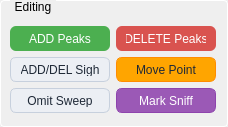
             <widget class="QGroupBox" name="groupBox_5">
              <property name="minimumSize">
               <size>
                <width>228</width>
                <height>127</height>
               </size>
              </property>
              <property name="maximumSize">
               <size>
                <width>228</width>
                <height>127</height>
               </size>
              </property>
              <property name="styleSheet">
               <string notr="true">QGroupBox {
            border: 1px solid #ffffff;
            border-radius: 4px;
            margin-top: 0.5em;
            padding-top: 0.5em;
        }

        QGroupBox::title {
            subcontrol-origin: margin;
            left: 10px;
            padding: 0 3px 0 3px;
        }</string>
              </property>
              <property name="title">
               <string>Editing</string>
              </property>
              <widget class="QWidget" name="">
               <property name="geometry">
                <rect>
                 <x>10</x>
                 <y>26</y>
                 <width>208</width>
                 <height>89</height>
                </rect>
               </property>
               <layout class="QGridLayout" name="gridLayout_2">
                <item row="2" column="0">
                 <widget class="QPushButton" name="OmitSweepButton">
                  <property name="minimumSize">
                   <size>
                    <width>100</width>
                    <height>25</height>
                   </size>
                  </property>
                  <property name="maximumSize">
                   <size>
                    <width>100</width>
                    <height>25</height>
                   </size>
                  </property>
                  <property name="toolTip">
                   <string>Exclude the current sweep from analysis</string>
                  </property>
                  <property name="styleSheet">
                   <string notr="true">QPushButton {
    background-color: #ECEFF4;   /* light gray */
    color: #1F2937;              /* dark text */
    border: 1px solid #C7D0DD;   /* subtle border */
    border-radius: 6px;
    padding: 5px 10px;
}

/* Hover state */
QPushButton:hover {
    background-color: #E2E8F0;   /* slightly darker gray */
}

/* Pressed/clicked state */
QPushButton:pressed {
    background-color: #CBD5E1;   /* darker gray */
}
</string>
                  </property>
                  <property name="text">
                   <string>Omit Sweep</string>
                  </property>
                  <property name="startHidden" stdset="0">
                   <bool>false</bool>
                  </property>
                 </widget>
                </item>
                <item row="0" column="1">
                 <widget class="QPushButton" name="deletePeaksButton">
                  <property name="minimumSize">
                   <size>
                    <width>100</width>
                    <height>25</height>
                   </size>
                  </property>
                  <property name="maximumSize">
                   <size>
                    <width>100</width>
                    <height>25</height>
                   </size>
                  </property>
                  <property name="toolTip">
                   <string>Manually delete peaks by clicking near them</string>
                  </property>
                  <property name="styleSheet">
                   <string notr="true">QPushButton {
    background-color: #d9534f;   /* normal red */
    color: white;
    border-radius: 6px;
    padding: 5px 10px;
}

/* Hover state */
QPushButton:hover {
    background-color: #c9302c;   /* darker red */
}

/* Pressed/clicked state */
QPushButton:pressed {
    background-color: #a71d2a;   /* even darker red */
}
</string>
                  </property>
                  <property name="text">
                   <string>DELETE Peaks</string>
                  </property>
                 </widget>
                </item>
                <item row="1" column="1">
                 <widget class="QPushButton" name="movePointButton">
                  <property name="minimumSize">
                   <size>
                    <width>100</width>
                    <height>25</height>
                   </size>
                  </property>
                  <property name="maximumSize">
                   <size>
                    <width>100</width>
                    <height>25</height>
                   </size>
                  </property>
                  <property name="toolTip">
                   <string>Click a point, then use arrow keys to move it left/right. Press Enter to save.</string>
                  </property>
                  <property name="styleSheet">
                   <string notr="true">QPushButton {
    background-color: #FFA500;   /* orange */
    color: #1F2937;              /* dark text */
    border: 1px solid #FF8C00;   /* darker orange border */
    border-radius: 6px;
    padding: 5px 10px;
}

/* Hover state */
QPushButton:hover {
    background-color: #FFB733;   /* lighter orange */
}

/* Pressed/clicked state */
QPushButton:pressed {
    background-color: #FF8C00;   /* darker orange */
}

/* Checked state (when mode is active) */
QPushButton:checked {
    background-color: #FF8C00;   /* darker orange when ON */
    color: white;
}
</string>
                  </property>
                  <property name="text">
                   <string>Move Point</string>
                  </property>
                 </widget>
                </item>
                <item row="2" column="1">
                 <widget class="QPushButton" name="markSniffButton">
                  <property name="minimumSize">
                   <size>
                    <width>100</width>
                    <height>25</height>
                   </size>
                  </property>
                  <property name="maximumSize">
                   <size>
                    <width>100</width>
                    <height>25</height>
                   </size>
                  </property>
                  <property name="toolTip">
                   <string>Click and drag to highlight sniffing regions</string>
                  </property>
                  <property name="styleSheet">
                   <string notr="true">QPushButton {
    background-color: #9B59B6;   /* purple */
    color: white;
    border: 1px solid #8E44AD;   /* darker purple border */
    border-radius: 6px;
    padding: 5px 10px;
}

/* Hover state */
QPushButton:hover {
    background-color: #AF7AC5;   /* lighter purple */
}

/* Pressed/clicked state */
QPushButton:pressed {
    background-color: #8E44AD;   /* darker purple */
}

/* Checked state (when mode is active) */
QPushButton:checked {
    background-color: #8E44AD;   /* darker purple when ON */
    color: white;
}
</string>
                  </property>
                  <property name="text">
                   <string>Mark Sniff</string>
                  </property>
                  <property name="checkable">
                   <bool>true</bool>
                  </property>
                 </widget>
                </item>
                <item row="1" column="0">
                 <widget class="QPushButton" name="addSighButton">
                  <property name="minimumSize">
                   <size>
                    <width>100</width>
                    <height>25</height>
                   </size>
                  </property>
                  <property name="maximumSize">
                   <size>
                    <width>100</width>
                    <height>25</height>
                   </size>
                  </property>
                  <property name="toolTip">
                   <string>Mark selected peaks as sighs (augmented breaths)</string>
                  </property>
                  <property name="styleSheet">
                   <string notr="true">QPushButton {
    background-color: #ECEFF4;   /* light gray */
    color: #1F2937;              /* dark text */
    border: 1px solid #C7D0DD;   /* subtle border */
    border-radius: 6px;
    padding: 5px 10px;
}

/* Hover state */
QPushButton:hover {
    background-color: #E2E8F0;   /* slightly darker gray */
}

/* Pressed/clicked state */
QPushButton:pressed {
    background-color: #CBD5E1;   /* darker gray */
}
</string>
                  </property>
                  <property name="text">
                   <string>ADD/DEL Sigh</string>
                  </property>
                  <property name="startHidden" stdset="0">
                   <bool>false</bool>
                  </property>
                 </widget>
                </item>
                <item row="0" column="0">
                 <widget class="QPushButton" name="addPeaksButton">
                  <property name="minimumSize">
                   <size>
                    <width>100</width>
                    <height>25</height>
                   </size>
                  </property>
                  <property name="maximumSize">
                   <size>
                    <width>100</width>
                    <height>25</height>
                   </size>
                  </property>
                  <property name="toolTip">
                   <string>Manually add peaks by clicking on the trace</string>
                  </property>
                  <property name="styleSheet">
                   <string notr="true">QPushButton {
    background-color: #4CAF50;   /* normal (medium green) */
    color: white;
    border-radius: 6px;
    padding: 5px 10px;
}

/* Hover state */
QPushButton:hover {
    background-color: #45a049;   /* darker green */
}

/* Pressed/clicked state */
QPushButton:pressed {
    background-color: #3e8e41;   /* even darker green */
}
</string>
                  </property>
                  <property name="text">
                   <string>ADD Peaks</string>
                  </property>
                 </widget>
                </item>
               </layout>
              </widget>
             </widget>
